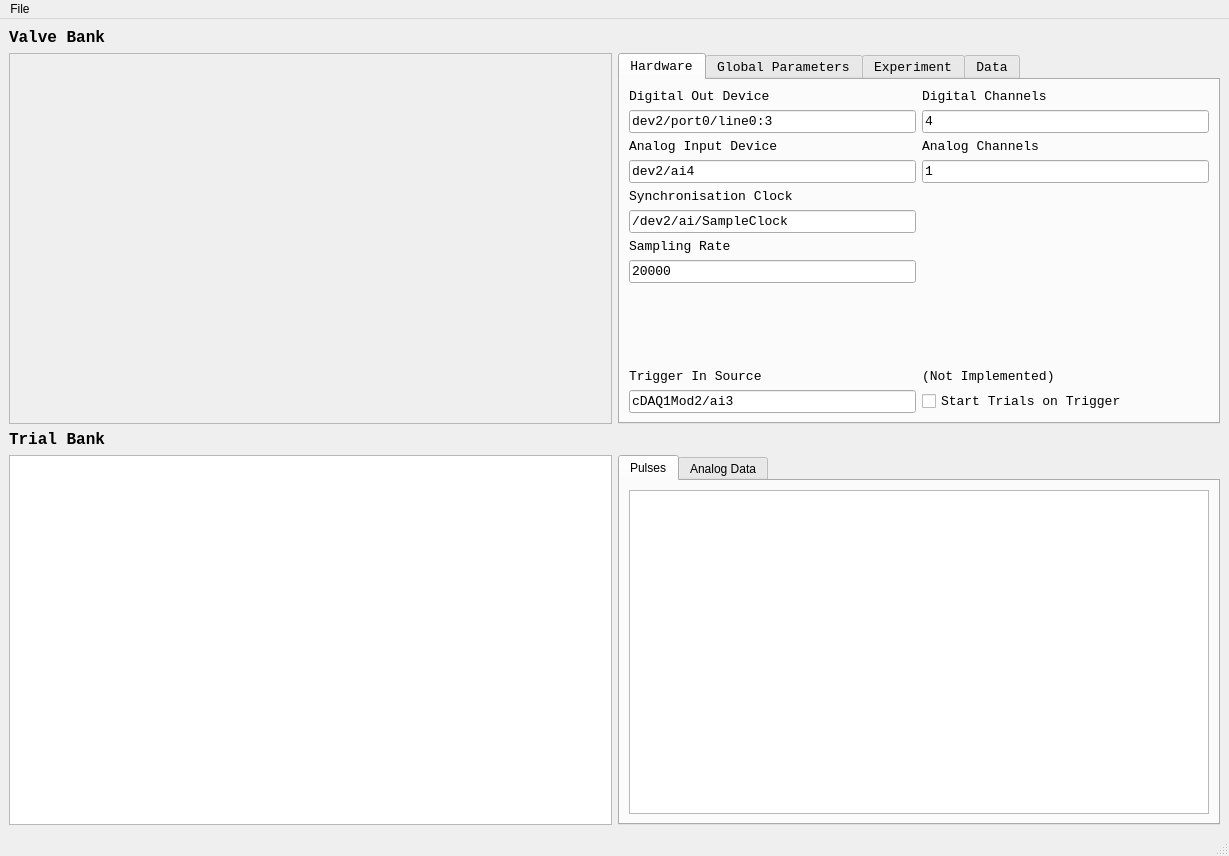
<?xml version="1.0" encoding="UTF-8"?>
<ui version="4.0">
 <class>MainWindow</class>
 <widget class="QMainWindow" name="MainWindow">
  <property name="geometry">
   <rect>
    <x>0</x>
    <y>0</y>
    <width>1229</width>
    <height>856</height>
   </rect>
  </property>
  <property name="windowTitle">
   <string>MainWindow</string>
  </property>
  <widget class="QWidget" name="centralwidget">
   <layout class="QGridLayout" name="gridLayout">
    <item row="0" column="0">
     <widget class="QLabel" name="label">
      <property name="font">
       <font>
        <family>Lucida Console</family>
        <pointsize>12</pointsize>
        <weight>75</weight>
        <bold>true</bold>
       </font>
      </property>
      <property name="text">
       <string>Valve Bank</string>
      </property>
     </widget>
    </item>
    <item row="1" column="0">
     <widget class="QScrollArea" name="valveBankScrollArea">
      <property name="widgetResizable">
       <bool>true</bool>
      </property>
      <widget class="QWidget" name="valveBankContents">
       <property name="geometry">
        <rect>
         <x>0</x>
         <y>0</y>
         <width>18</width>
         <height>372</height>
        </rect>
       </property>
       <property name="sizePolicy">
        <sizepolicy hsizetype="Maximum" vsizetype="Minimum">
         <horstretch>0</horstretch>
         <verstretch>0</verstretch>
        </sizepolicy>
       </property>
       <layout class="QVBoxLayout" name="valveBankLayout">
        <property name="sizeConstraint">
         <enum>QLayout::SetFixedSize</enum>
        </property>
       </layout>
      </widget>
     </widget>
    </item>
    <item row="3" column="0">
     <widget class="QTableView" name="trialBankTable">
      <property name="sizePolicy">
       <sizepolicy hsizetype="Minimum" vsizetype="Expanding">
        <horstretch>0</horstretch>
        <verstretch>0</verstretch>
       </sizepolicy>
      </property>
      <property name="font">
       <font>
        <family>Lucida Console</family>
       </font>
      </property>
      <property name="contextMenuPolicy">
       <enum>Qt::DefaultContextMenu</enum>
      </property>
      <property name="selectionBehavior">
       <enum>QAbstractItemView::SelectRows</enum>
      </property>
      <attribute name="horizontalHeaderStretchLastSection">
       <bool>false</bool>
      </attribute>
     </widget>
    </item>
    <item row="2" column="0">
     <widget class="QLabel" name="label_8">
      <property name="font">
       <font>
        <family>Lucida Console</family>
        <pointsize>12</pointsize>
        <weight>75</weight>
        <bold>true</bold>
       </font>
      </property>
      <property name="text">
       <string>Trial Bank</string>
      </property>
     </widget>
    </item>
    <item row="1" column="2">
     <widget class="QTabWidget" name="setupTabs">
      <property name="sizePolicy">
       <sizepolicy hsizetype="Minimum" vsizetype="Expanding">
        <horstretch>0</horstretch>
        <verstretch>0</verstretch>
       </sizepolicy>
      </property>
      <property name="font">
       <font>
        <family>Lucida Console</family>
        <pointsize>10</pointsize>
       </font>
      </property>
      <property name="currentIndex">
       <number>0</number>
      </property>
      <widget class="QWidget" name="hardwareTab">
       <attribute name="title">
        <string>Hardware</string>
       </attribute>
       <layout class="QGridLayout" name="gridLayout_2">
        <item row="1" column="1">
         <widget class="QLineEdit" name="digitalChannelsEdit">
          <property name="text">
           <string>4</string>
          </property>
         </widget>
        </item>
        <item row="9" column="0">
         <widget class="QLabel" name="label_9">
          <property name="text">
           <string>Trigger In Source</string>
          </property>
         </widget>
        </item>
        <item row="0" column="0">
         <widget class="QLabel" name="label_2">
          <property name="text">
           <string>Digital Out Device</string>
          </property>
         </widget>
        </item>
        <item row="0" column="1">
         <widget class="QLabel" name="label_4">
          <property name="text">
           <string>Digital Channels</string>
          </property>
         </widget>
        </item>
        <item row="1" column="0">
         <widget class="QLineEdit" name="digitalOutDevEdit">
          <property name="text">
           <string>dev2/port0/line0:3</string>
          </property>
         </widget>
        </item>
        <item row="2" column="0">
         <widget class="QLabel" name="label_3">
          <property name="text">
           <string>Analog Input Device</string>
          </property>
         </widget>
        </item>
        <item row="2" column="1">
         <widget class="QLabel" name="analogChannelsLabel">
          <property name="text">
           <string>Analog Channels</string>
          </property>
         </widget>
        </item>
        <item row="3" column="0">
         <widget class="QLineEdit" name="analogInDevEdit">
          <property name="text">
           <string>dev2/ai4</string>
          </property>
         </widget>
        </item>
        <item row="3" column="1">
         <widget class="QLineEdit" name="analogChannelsEdit">
          <property name="text">
           <string>1</string>
          </property>
         </widget>
        </item>
        <item row="6" column="0">
         <widget class="QLabel" name="label_5">
          <property name="text">
           <string>Sampling Rate</string>
          </property>
         </widget>
        </item>
        <item row="7" column="0">
         <widget class="QLineEdit" name="sampRateEdit">
          <property name="text">
           <string>20000</string>
          </property>
         </widget>
        </item>
        <item row="8" column="0">
         <spacer name="verticalSpacer">
          <property name="orientation">
           <enum>Qt::Vertical</enum>
          </property>
          <property name="sizeHint" stdset="0">
           <size>
            <width>20</width>
            <height>40</height>
           </size>
          </property>
         </spacer>
        </item>
        <item row="10" column="1">
         <widget class="QCheckBox" name="useTriggerCheckbox">
          <property name="text">
           <string>Start Trials on Trigger</string>
          </property>
         </widget>
        </item>
        <item row="4" column="0">
         <widget class="QLabel" name="label_11">
          <property name="text">
           <string>Synchronisation Clock</string>
          </property>
         </widget>
        </item>
        <item row="9" column="1">
         <widget class="QLabel" name="label_10">
          <property name="text">
           <string>(Not Implemented)</string>
          </property>
         </widget>
        </item>
        <item row="10" column="0">
         <widget class="QLineEdit" name="triggerInEdit">
          <property name="text">
           <string>cDAQ1Mod2/ai3</string>
          </property>
         </widget>
        </item>
        <item row="5" column="0">
         <widget class="QLineEdit" name="syncClockEdit">
          <property name="text">
           <string>/dev2/ai/SampleClock</string>
          </property>
         </widget>
        </item>
       </layout>
      </widget>
      <widget class="QWidget" name="globalParametersTab">
       <attribute name="title">
        <string>Global Parameters</string>
       </attribute>
       <layout class="QGridLayout" name="gridLayout_3">
        <item row="0" column="0">
         <widget class="QLabel" name="label_6">
          <property name="text">
           <string>Onset</string>
          </property>
         </widget>
        </item>
        <item row="1" column="0">
         <widget class="QLineEdit" name="globalOnsetEdit">
          <property name="text">
           <string>0</string>
          </property>
         </widget>
        </item>
        <item row="0" column="1">
         <widget class="QLabel" name="label_7">
          <property name="text">
           <string>Offset</string>
          </property>
         </widget>
        </item>
        <item row="1" column="1">
         <widget class="QLineEdit" name="globalOffsetEdit">
          <property name="text">
           <string>0</string>
          </property>
         </widget>
        </item>
        <item row="2" column="0">
         <spacer name="verticalSpacer_2">
          <property name="orientation">
           <enum>Qt::Vertical</enum>
          </property>
          <property name="sizeHint" stdset="0">
           <size>
            <width>20</width>
            <height>40</height>
           </size>
          </property>
         </spacer>
        </item>
       </layout>
      </widget>
      <widget class="QWidget" name="experimentSetupTab">
       <attribute name="title">
        <string>Experiment</string>
       </attribute>
       <layout class="QGridLayout" name="gridLayout_4">
        <item row="3" column="0">
         <widget class="QLineEdit" name="trialNameEdit">
          <property name="sizePolicy">
           <sizepolicy hsizetype="Maximum" vsizetype="Fixed">
            <horstretch>0</horstretch>
            <verstretch>0</verstretch>
           </sizepolicy>
          </property>
          <property name="text">
           <string>Trial Name</string>
          </property>
         </widget>
        </item>
        <item row="5" column="0">
         <widget class="QPushButton" name="startQueueButton">
          <property name="text">
           <string>Start Queue</string>
          </property>
         </widget>
        </item>
        <item row="0" column="1">
         <widget class="QComboBox" name="valveTypeCombo">
          <item>
           <property name="text">
            <string>Simple</string>
           </property>
          </item>
          <item>
           <property name="text">
            <string>Noise</string>
           </property>
          </item>
          <item>
           <property name="text">
            <string>Plume</string>
           </property>
          </item>
         </widget>
        </item>
        <item row="2" column="0">
         <widget class="QPushButton" name="addTrialButton">
          <property name="text">
           <string>Add To Trials</string>
          </property>
         </widget>
        </item>
        <item row="4" column="0">
         <spacer name="verticalSpacer_3">
          <property name="orientation">
           <enum>Qt::Vertical</enum>
          </property>
          <property name="sizeHint" stdset="0">
           <size>
            <width>20</width>
            <height>40</height>
           </size>
          </property>
         </spacer>
        </item>
        <item row="0" column="0">
         <widget class="QPushButton" name="addValveButton">
          <property name="text">
           <string>Add Valve</string>
          </property>
         </widget>
        </item>
        <item row="2" column="1">
         <widget class="QPushButton" name="updateTrialButton">
          <property name="text">
           <string>Update Trial</string>
          </property>
         </widget>
        </item>
        <item row="2" column="2">
         <widget class="QPushButton" name="removeTrialButton">
          <property name="text">
           <string>Remove Trial</string>
          </property>
         </widget>
        </item>
        <item row="1" column="0">
         <spacer name="verticalSpacer_4">
          <property name="orientation">
           <enum>Qt::Vertical</enum>
          </property>
          <property name="sizeHint" stdset="0">
           <size>
            <width>20</width>
            <height>40</height>
           </size>
          </property>
         </spacer>
        </item>
        <item row="6" column="0">
         <widget class="QPushButton" name="runSelectedButton">
          <property name="text">
           <string>Run Selected</string>
          </property>
         </widget>
        </item>
        <item row="5" column="2">
         <widget class="QPushButton" name="stopQueueButton">
          <property name="text">
           <string>Stop Queue</string>
          </property>
         </widget>
        </item>
        <item row="5" column="1">
         <widget class="QPushButton" name="pauseQueueButton">
          <property name="text">
           <string>Pause Queue</string>
          </property>
         </widget>
        </item>
        <item row="3" column="1">
         <widget class="QPushButton" name="moveUpButton">
          <property name="text">
           <string>Move Up</string>
          </property>
         </widget>
        </item>
        <item row="3" column="2">
         <widget class="QPushButton" name="moveDownButton">
          <property name="text">
           <string>Move Down</string>
          </property>
         </widget>
        </item>
       </layout>
      </widget>
      <widget class="QWidget" name="dataExportTab">
       <attribute name="title">
        <string>Data</string>
       </attribute>
       <layout class="QGridLayout" name="gridLayout_7">
        <item row="1" column="0">
         <widget class="QLabel" name="label_13">
          <property name="text">
           <string>Export Suffix</string>
          </property>
         </widget>
        </item>
        <item row="0" column="0">
         <widget class="QLabel" name="label_12">
          <property name="text">
           <string>Export Path</string>
          </property>
         </widget>
        </item>
        <item row="0" column="1">
         <widget class="QLineEdit" name="exportPathEdit">
          <property name="text">
           <string>C:/Users/erskina/PycharmProjects/PulseBoy/Data/</string>
          </property>
         </widget>
        </item>
        <item row="1" column="1">
         <widget class="QLineEdit" name="exportSuffixEdit">
          <property name="text">
           <string>data</string>
          </property>
         </widget>
        </item>
        <item row="0" column="2">
         <widget class="QPushButton" name="exportPathDirButton">
          <property name="text">
           <string>...</string>
          </property>
         </widget>
        </item>
       </layout>
      </widget>
     </widget>
    </item>
    <item row="3" column="2">
     <widget class="QTabWidget" name="viewWidgetTab">
      <property name="currentIndex">
       <number>0</number>
      </property>
      <widget class="QWidget" name="pulseTab">
       <attribute name="title">
        <string>Pulses</string>
       </attribute>
       <layout class="QGridLayout" name="gridLayout_5">
        <item row="0" column="0">
         <widget class="PlotWidget" name="graphicsView">
          <property name="sizePolicy">
           <sizepolicy hsizetype="Expanding" vsizetype="Expanding">
            <horstretch>0</horstretch>
            <verstretch>0</verstretch>
           </sizepolicy>
          </property>
         </widget>
        </item>
       </layout>
      </widget>
      <widget class="QWidget" name="analogDataTab">
       <attribute name="title">
        <string>Analog Data</string>
       </attribute>
       <layout class="QGridLayout" name="gridLayout_6">
        <item row="0" column="0">
         <widget class="PlotWidget" name="analogView">
          <property name="sizePolicy">
           <sizepolicy hsizetype="Expanding" vsizetype="Expanding">
            <horstretch>0</horstretch>
            <verstretch>0</verstretch>
           </sizepolicy>
          </property>
         </widget>
        </item>
       </layout>
      </widget>
     </widget>
    </item>
   </layout>
  </widget>
  <widget class="QMenuBar" name="menubar">
   <property name="geometry">
    <rect>
     <x>0</x>
     <y>0</y>
     <width>1229</width>
     <height>21</height>
    </rect>
   </property>
   <widget class="QMenu" name="menuFile">
    <property name="title">
     <string>File</string>
    </property>
    <addaction name="actionSave"/>
    <addaction name="actionLoad"/>
   </widget>
   <addaction name="menuFile"/>
  </widget>
  <widget class="QStatusBar" name="statusbar"/>
  <action name="actionSave">
   <property name="text">
    <string>Save</string>
   </property>
  </action>
  <action name="actionLoad">
   <property name="text">
    <string>Load</string>
   </property>
  </action>
 </widget>
 <customwidgets>
  <customwidget>
   <class>PlotWidget</class>
   <extends>QGraphicsView</extends>
   <header>pyqtgraph</header>
  </customwidget>
 </customwidgets>
 <resources/>
 <connections/>
</ui>
